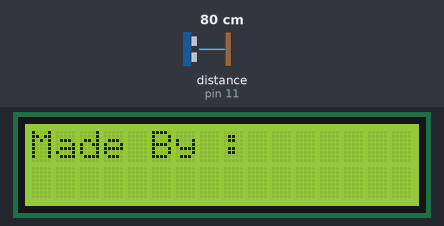
The sketch below on a simulated Arduino Uno, built with avr-gcc and run on an emulated ATmega328P. Shown: 16×2 character LCD. Wiring (inferred from the names in the program): ultrasonic range finder: trigger pin 12; echo pin 11. The test bench sets the inputs (shaded band); at power-on: distance to the obstacle (sensor on pin 11) 80 cm. The echo pulse lasts 58.3 µs per cm; what the sketch prints to the serial monitor is not drawn.

Above: at 1.1 s.
At 4.2 s:
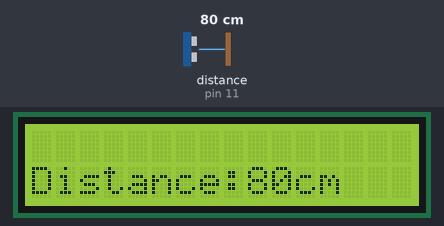
4.3 s: distance to the obstacle (sensor on pin 11) set to 9 cm
At 6.1 s:
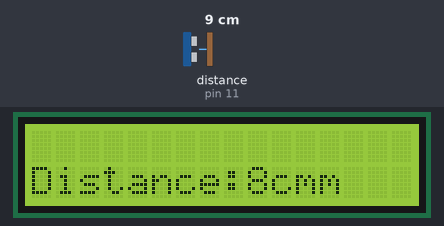
6.4 s: distance to the obstacle (sensor on pin 11) set to 250 cm
At 6.86 s:
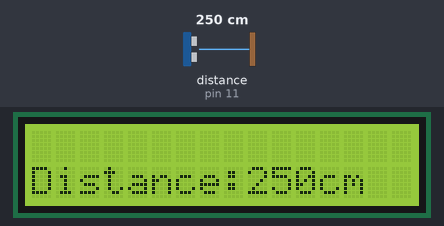
8.1 s: distance to the obstacle (sensor on pin 11) set to 2 cm
At 8.6 s:
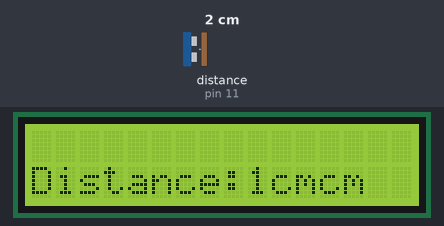
Timing chart, 0 to 11.1 s (numbered marks = the images above; inputs shaded):
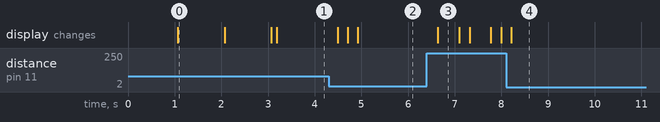

Measured:
- after the input at 4.3 s, the display: changes after 0.19 s (image 2)
- after the input at 6.4 s, the display: changes after 0.24 s (image 3)
- after the input at 8.1 s, the display: changes after 0.12 s (image 4)
- what the display in image 0 shows lasts 1.0 s, from 1.1 s to 2.1 s
- what the display in image 3 shows lasts 0.5 s, from 6.6 s to 7.1 s

The sketch:

sketch_jul24a.ino
```cpp
#include <LiquidCrystal.h>
//#include <SoftwareSerial.h>

LiquidCrystal lcd(7,6,5,4,3,2);   //LCD :  (rs, enable, d4, d5, d6, d7)
//SoftwareSerial mySerial(2, 3); // RX, TX

const int trigPin = 12; // Trigger Pin of Ultrasonic Sensor
const int echoPin = 11; // Echo Pin of Ultrasonic Sensor

void setup()
{
Serial.begin(9600); // Starting Serial Terminal
//mySerial.begin(9600);

lcd.begin(16,2);
pinMode(trigPin, OUTPUT);
pinMode(echoPin, INPUT);
lcd.setCursor(0,0);
lcd.print("  Distance    ");
Serial.print("  Distance    ");
lcd.setCursor(0,1);
lcd.print("  Measurement  ");
Serial.print("  Measurement  ");
delay(1000);
lcd.clear();
lcd.setCursor(0,0);
lcd.print("Made By : ");
delay(1000);
Serial.print("Made By :");
lcd.setCursor(0,0);
lcd.print("AYAN ");
lcd.setCursor(0,1);
lcd.print(" ");

Serial.print(" AYAN");
delay(1000);
lcd.clear();

}

void loop()
{
  long duration, inches, cm;
  pinMode(trigPin, OUTPUT);
  digitalWrite(trigPin, LOW);
  delayMicroseconds(2);
  digitalWrite(trigPin, HIGH);
  delayMicroseconds(10);
  digitalWrite(trigPin, LOW);

  pinMode(echoPin, INPUT);
  duration = pulseIn(echoPin, HIGH);
  inches = microsecondsToInches(duration);
  cm = microsecondsToCentimeters(duration);

//  Serial.print(inches);
//  Serial.print("in, ");

Serial.print("Distance:");
  Serial.print(cm);
  Serial.print("cm");
  delay(100);
  Serial.println();
lcd.setCursor(0,0);
lcd.print("");
delay(10);
lcd.setCursor(0,1);
lcd.print("Distance:");
lcd.print(cm);
lcd.print("cm");
delay(100);
//  mySerial.println(cm);
//   mySerial.println("cm");
//   mySerial.println();
//
//  delay(100);
}

long microsecondsToInches(long microseconds)
{
 return microseconds / 74 / 2;
}

long microsecondsToCentimeters(long microseconds)
{
   return microseconds / 29 / 2;
}
```
